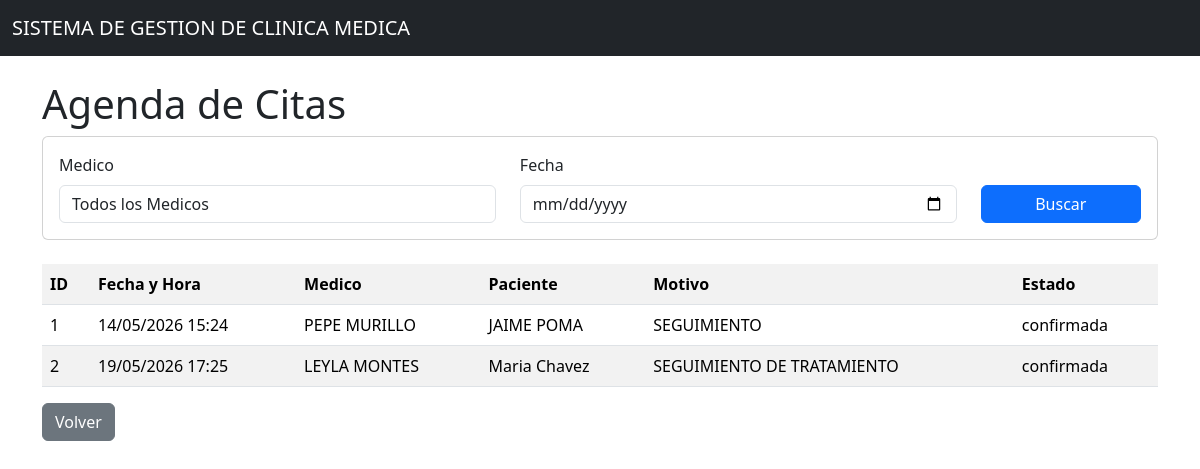
The app's page /citas/agenda, older data.
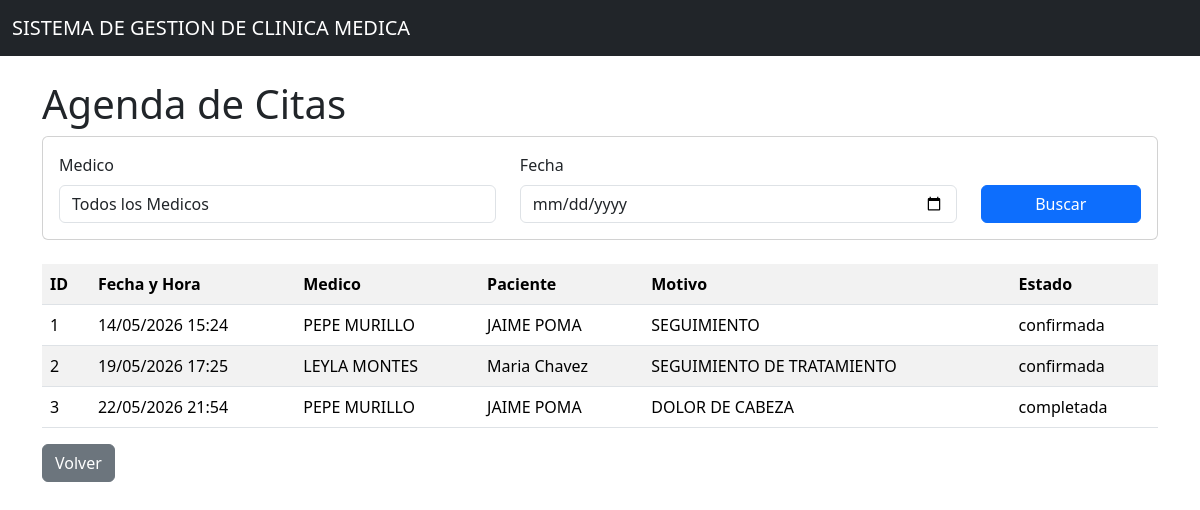
The same page, newer data.
### models/cita_model.py (models this page shows, shortened)
class Cita(db.Model):
    __tablename__ = "citas"
    id = db.Column(db.Integer, primary_key=True)
    fecha_hora = db.Column(db.DateTime, nullable=False)
    motivo = db.Column(db.String(300), nullable=False)
    estado = db.Column(db.String(20), default="pendiente")
    medico_id = db.Column(db.Integer, db.ForeignKey('medicos.id'), nullable=False)
    paciente_id = db.Column(db.Integer, db.ForeignKey('pacientes.id'), nullable=False)
    medico = db.relationship('Medico', back_populates='citas')
    paciente = db.relationship('Paciente', back_populates='citas')
    @staticmethod
    def get_agenda(medico_id=None, fecha=None):
        query = Cita.query
        if medico_id:
            query = query.filter(Cita.medico_id == medico_id)
        if fecha:
            fecha_inicio = datetime.combine(fecha, datetime.min.time())
            fecha_fin = datetime.combine(fecha, datetime.max.time())
            query = query.filter(Cita.fecha_hora >= fecha_inicio, Cita.fecha_hora <= fecha_fin)
        return query.all()

### models/medico_model.py (models this page shows, shortened)
class Medico(db.Model):
    __tablename__ = "medicos"
    id = db.Column(db.Integer, primary_key=True)
    nombre = db.Column(db.String(100), nullable=False)
    especialidad = db.Column(db.String(100), nullable=False)
    telefono = db.Column(db.String(20), nullable=False)
    correo = db.Column(db.String(100), nullable=False)
    consultas = db.relationship('Consulta', back_populates='medico', cascade='all, delete-orphan')
    citas = db.relationship('Cita', back_populates='medico', cascade='all, delete-orphan')
    @staticmethod
    def get_all():
        return Medico.query.all()
    def delete(self):
        db.session.delete(self)
        db.session.commit()

### models/paciente_model.py (models this page shows, shortened)
class Paciente(db.Model):
    __tablename__ = "pacientes"
    id = db.Column(db.Integer, primary_key=True)
    nombre = db.Column(db.String(100), nullable=False)
    edad = db.Column(db.Integer, nullable=False)
    direccion = db.Column(db.String(200), nullable=False)
    telefono = db.Column(db.String(20), nullable=False)
    consultas = db.relationship('Consulta', back_populates='paciente', cascade='all, delete-orphan')
    citas = db.relationship('Cita', back_populates='paciente', cascade='all, delete-orphan')
    def delete(self):
        db.session.delete(self)
        db.session.commit()

### controllers/cita_controller.py (the view)
@cita_bp.route("/agenda")
def agenda():
    medico_id = request.args.get('medico_id', type=int)
    fecha_str = request.args.get('fecha')
    fecha = None
    if fecha_str:
        fecha = datetime.strptime(fecha_str, '%Y-%m-%d').date()
    citas = Cita.get_agenda(medico_id, fecha)
    medicos = Medico.get_all()
    return cita_view.agenda(citas, medicos, medico_id, fecha)

### run.py (called while the page is built)
@app.context_processor
def inject_active_path():
    def is_active(path):
        return 'active' if request.path == path else ''
    return dict(is_active=is_active, session=session)

### views/cita_view.py (called while the page is built)
def agenda(citas, medicos, medico_id, fecha):
    return render_template('citas/agenda.html', citas=citas, medicos=medicos,
                          medico_id=medico_id, fecha=fecha)

### templates/citas/agenda.html (shortened to what this page needs)
{% extends 'base.html' %}
{% block content %}
<h1>Agenda de Citas</h1>
<div class="card mb-4">
  <div class="card-body">
    <form method="GET" class="row">
      <div class="col-md-5">
        <label class="form-label">Medico</label>
        <select name="medico_id" class="form-control">
          <option value="">Todos los Medicos</option>
        </select>
      </div>
      <div class="col-md-5">
        <label class="form-label">Fecha</label>
        <input type="date" name="fecha" class="form-control" value="{{ fecha.strftime('%Y-%m-%d') if fecha else '' }}">
      </div>
      <div class="col-md-2">
        <label class="form-label">&nbsp;</label>
        <button type="submit" class="btn btn-primary w-100">Buscar</button>
      </div>
    </form>
  </div>
</div>
<table class="table table-striped">
  <tr>
    <th>ID</th>
    <th>Fecha y Hora</th>
    <th>Medico</th>
    <th>Paciente</th>
    <th>Motivo</th>
    <th>Estado</th>
  </tr>
  {% for item in citas %}
  <tr>
    <td>{{item.id}}</td>
    <td>{{item.fecha_hora.strftime('%d/%m/%Y %H:%M')}}</td>
    <td>{{item.medico.nombre}}</td>
    <td>{{item.paciente.nombre}}</td>
    <td>{{item.motivo}}</td>
    <td>{{item.estado}}</td>
  </tr>
  {% endfor %}
</table>
<a href="{{ url_for('cita.index') }}" class="btn btn-secondary">Volver</a>
{% endblock %}

Row changes from the older to the newer data that the page shows:
added Cita: id "3", fecha_hora "22/05/2026 21:54", medico.nombre "PEPE MURILLO", paciente.nombre "JAIME POMA", motivo "DOLOR DE CABEZA", estado "completada"
